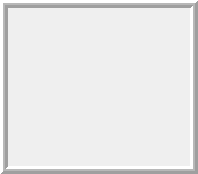
<?xml version="1.0" encoding="UTF-8"?>
<ui version="4.0">
 <class>GBoard</class>
 <widget class="QFrame" name="GBoard">
  <property name="geometry">
   <rect>
    <x>0</x>
    <y>0</y>
    <width>198</width>
    <height>174</height>
   </rect>
  </property>
  <property name="windowTitle">
   <string>Frame</string>
  </property>
  <property name="frameShape">
   <enum>QFrame::Box</enum>
  </property>
  <property name="frameShadow">
   <enum>QFrame::Raised</enum>
  </property>
  <property name="lineWidth">
   <number>3</number>
  </property>
  <property name="midLineWidth">
   <number>2</number>
  </property>
  <layout class="QGridLayout" name="gridLayout"/>
 </widget>
 <resources/>
 <connections/>
</ui>
